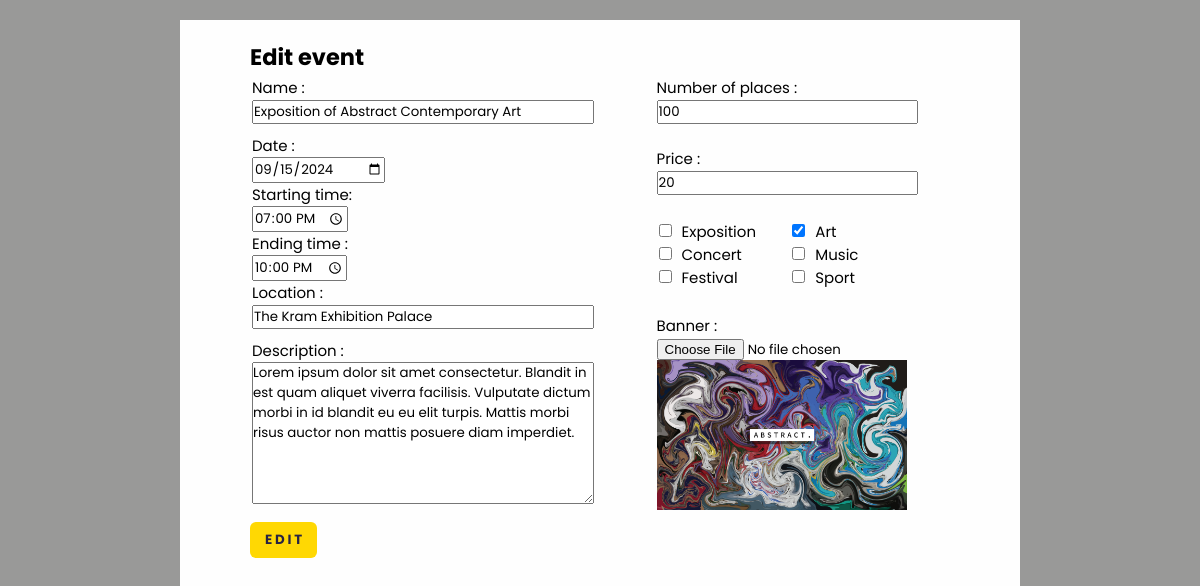
Screenshot of /pages_organiser/editEventPage.php?idEV=11 with the database file from the repository.
### tables this page shows
CREATE TABLE IF NOT EXISTS `event` (
  `ID_EV` int(11) NOT NULL AUTO_INCREMENT,
  `ID_ORG` int(11) NOT NULL,
  `NAME_EV` varchar(100) NOT NULL,
  `DATE_EV` date NOT NULL,
  `T_START` time NOT NULL,
  `T_END` time NOT NULL,
  `LOC` varchar(100) NOT NULL,
  `DESC_EV` varchar(1000) NOT NULL,
  `PRICE` int(11) NOT NULL,
  `BANNER` varchar(200) DEFAULT 'Uploads/event-default.jpg',
  `TAGS_EV` varchar(200) NOT NULL,
  `NB_PLACES` int(11) NOT NULL,
  PRIMARY KEY (`ID_EV`),
  KEY `fk_org_ev` (`ID_ORG`)
);

### pages_organiser/editEventPage.php (the view, shortened to what this page needs)
<?php
require_once('../db.php');
if(isset($_GET['idEV'])){
    $id = $_GET['idEV'];
}
$statement = $pdo->query("SELECT * FROM event e, users u WHERE ID_EV=$id");
$ev = $statement->fetch();
?>
<!DOCTYPE html>
<html lang="en">
<head>
    <link rel="stylesheet" href="../styles/eventlist.css">
    <link rel="stylesheet" href="../styles/styles_dash_orga.css">
</head>
<body>
<div id="editModal" class="new-modal">
        <div class="new-modal-box">
        <form action="#" method="post" enctype="multipart/form-data">
                <h2>Edit event</h2>
                <table class="modal-tab">
                    <tr>
                       <td>
                            <label for="eventName">Name : </label><br>
                            <input type="text" name="eventName" id="eventName" required value="<?php echo $ev['NAME_EV'];?>"><br>
                            <label for="eventDate">Date : </label><br>
                            <input type="date" name="eventDate" id="eventDate" required value="<?php echo $ev['DATE_EV'];?>"><br>
                            <label for="eventStartT">Starting time: </label><br>
                            <input type="time" name="eventStartT" id="eventStartT" required value="<?php echo $ev['T_START'];?>"><br>
                            <label for="eventEndT">Ending time : </label><br>
                            <input type="time" name="eventEndT" id="eventEndT" required value="<?php echo $ev['T_END'];?>"><br>
                            <label for="eventLocation">Location : </label><br>
                            <input type="text" name="eventLocation" id="eventLocation" required value="<?php echo $ev['LOC'];?>"><br>
                            <label for="eventDesc">Description : </label><br>
                            <textarea name="eventDesc" id="eventDesc" rows="7" required><?php echo $ev['DESC_EV'];?></textarea>
                        </td>
                        <td>
                            <label for="eventNBplaces">Number of places : </label><br>
                            <input type="number" name="eventNBplaces" id="eventNBplaces" required value="100"><br><br>
                            <label for="eventPrice">Price : </label><br>
                            <input type="number" name="eventPrice" id="eventPrice" required value="<?php echo $ev['PRICE'];?>"><br><br>
                            <table class="tags-tab" width="80%">
                                <tr>
                                    <td>
                                        <?php
                                        $eventTagsArray = explode('|', $ev['TAGS_EV']);
                                        $tagsColumn1 = array("Exposition", "Concert", "Festival");
                                        foreach ($tagsColumn1 as $tag) {
                                            $checked = in_array($tag, $eventTagsArray) ? "checked" : "";
                                            echo '<input type="checkbox" name="tags[]" value="' . $tag . '" ' . $checked . '>' . $tag . '<br>';
                                        }
                                        ?>
                                    </td>
                                    <td>
                                        <?php
                                        $tagsColumn2 = array("Art", "Music", "Sport");
                                        foreach ($tagsColumn2 as $tag) {
                                            $checked = in_array($tag, $eventTagsArray) ? "checked" : "";
                                            echo '<input type="checkbox" name="tags[]" value="' . $tag . '" ' . $checked . '>' . $tag . '<br>';
                                        }
                                        ?>
                                    </td>
                                </tr>
                            </table>
                            <br>
                            <label for="eventBanner">Banner : </label><br>
                            <input type="file" name="eventBanner" id="eventBanner" accept=".png, .jpg, .jpeg">
                            <img id="previewBanner" src="../<?php echo $ev['BANNER'];?>"/>
                        </td>
                    </tr>
                </table>
                <input type="submit" name="editBtn" id="editBtn" value="E D I T" class="btn">
            </form>
        </div>
    </div>
</body>
</html>

### styles/eventlist.css (style rules this page uses)
* { font-family: 'Poppins', sans-serif; margin: 0; padding: 0; box-sizing: border-box; }
:root { --body-color:#fffffe; --sidebar-color: #bae8; --primary-color: #fffffe; --primary-color-light: #e3fef5; --toggle-color: #DDD; --text-color: #272343; --tran-02: all 0.2s ease; --tran-03: all 0.3s ease; --tran-04: all 0.4s ease; --tran-05: all 0.5s ease; }
body { height: 100vh; background: var(--body-color); transition: var(--tran-05); }
.btn { padding: 8px 15px; margin-right: 10px; border: none; background-color: #ffd803; color: #272343; cursor: pointer; border-radius: 6px; font-weight: bold; }

### styles/styles_dash_orga.css (style rules this page uses)
.new-modal { position: fixed; z-index: 1; padding-top: 20px; left: 0; top: 0; width: 100%; height: 100%; overflow: auto; background-color: rgba(0,0,0,0.4); }
.new-modal-box { background-color: #fefefe; height: 98%; width: 840px; margin-right: auto; margin-left: auto; padding: 20px 70px 10px 70px; font-size: 15px; }
#previewBanner { display: block; height: 150px; object-fit: cover; }
.modal-tab { width: 100%; }
.modal-tab td { vertical-align: top; }
.modal-tab td:first-child { width: 58%; }
.modal-tab td:first-child input[type = "text"], .modal-tab textarea, .modal-tab td label { margin: 0 0 10px 0; width: 85%; }
.modal-tab input[type = "checkbox"] { margin-right: 10px; }

### rows the page displays
event: eventName "Exposition of Abstract Contemporary Art", eventDate "09/15/2024", eventStartT "19:00:00", eventEndT "22:00:00", eventLocation "The Kram Exhibition Palace", eventDesc "Lorem ipsum dolor sit amet consectetur. Blandit in est quam aliquet viverra facilisis. Vulputate dictum morbi in id blandit eu eu elit turpis. Mattis morbi risus auctor non mattis posuere diam imperdiet.", eventPrice "20", BANNER (picture)

### other values shown
$tag "Exposition"
$tag "Concert"
$tag "Festival"
$tag "Art"
$tag "Music"
$tag "Sport"
